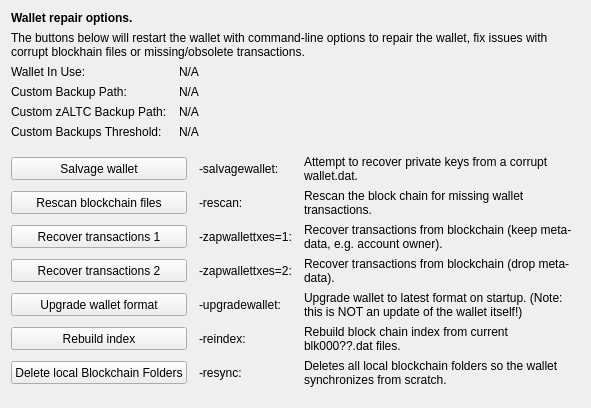
     <widget class="QWidget" name="tab_repair">
      <attribute name="title">
       <string>&amp;Wallet Repair</string>
      </attribute>
      <layout class="QGridLayout" name="gridLayout_4" columnstretch="0,0,0,0">
       <property name="horizontalSpacing">
        <number>12</number>
       </property>
       <item row="0" column="0" colspan="4">
        <widget class="QLabel" name="label_repair_header">
         <property name="font">
          <font>
           <weight>75</weight>
           <bold>true</bold>
          </font>
         </property>
         <property name="text">
          <string>Wallet repair options.</string>
         </property>
        </widget>
       </item>
       <item row="1" column="0" colspan="4">
        <widget class="QLabel" name="label_repair_helptext">
         <property name="font">
          <font>
           <weight>50</weight>
           <bold>false</bold>
          </font>
         </property>
         <property name="text">
          <string>The buttons below will restart the wallet with command-line options to repair the wallet, fix issues with corrupt blockhain files or missing/obsolete transactions.</string>
         </property>
         <property name="wordWrap">
          <bool>true</bool>
         </property>
        </widget>
       </item>
       <item row="2" column="0">
        <widget class="QLabel" name="wallet_path_label">
         <property name="text">
          <string>Wallet In Use:</string>
         </property>
        </widget>
       </item>
       <item row="2" column="1" colspan="3">
        <widget class="QLabel" name="wallet_path">
         <property name="cursor">
          <cursorShape>IBeamCursor</cursorShape>
         </property>
         <property name="text">
          <string>N/A</string>
         </property>
         <property name="textFormat">
          <enum>Qt::PlainText</enum>
         </property>
         <property name="textInteractionFlags">
          <set>Qt::LinksAccessibleByMouse|Qt::TextSelectableByKeyboard|Qt::TextSelectableByMouse</set>
         </property>
        </widget>
       </item>
       <item row="3" column="0">
        <widget class="QLabel" name="wallet_custombackuppath_label">
         <property name="text">
          <string>Custom Backup Path:</string>
         </property>
         <property name="visible">
          <bool>false</bool>
         </property>
        </widget>
       </item>
       <item row="3" column="1" colspan="3">
        <widget class="QLabel" name="wallet_custombackuppath">
         <property name="cursor">
          <cursorShape>IBeamCursor</cursorShape>
         </property>
         <property name="text">
          <string>N/A</string>
         </property>
         <property name="textFormat">
          <enum>Qt::PlainText</enum>
         </property>
         <property name="textInteractionFlags">
          <set>Qt::LinksAccessibleByMouse|Qt::TextSelectableByKeyboard|Qt::TextSelectableByMouse</set>
         </property>
         <property name="visible">
          <bool>false</bool>
         </property>
        </widget>
       </item>
       <item row="4" column="0">
        <widget class="QLabel" name="wallet_customzALTCbackuppath_label">
         <property name="text">
          <string>Custom zALTC Backup Path:</string>
         </property>
         <property name="visible">
          <bool>false</bool>
         </property>
        </widget>
       </item>
       <item row="4" column="1" colspan="3">
        <widget class="QLabel" name="wallet_customzALTCbackuppath">
         <property name="cursor">
          <cursorShape>IBeamCursor</cursorShape>
         </property>
         <property name="text">
          <string>N/A</string>
         </property>
         <property name="textFormat">
          <enum>Qt::PlainText</enum>
         </property>
         <property name="textInteractionFlags">
          <set>Qt::LinksAccessibleByMouse|Qt::TextSelectableByKeyboard|Qt::TextSelectableByMouse</set>
         </property>
         <property name="visible">
          <bool>false</bool>
         </property>
        </widget>
       </item>
       <item row="5" column="0">
        <widget class="QLabel" name="wallet_custombackupthreshold_label">
         <property name="text">
          <string>Custom Backups Threshold:</string>
         </property>
         <property name="visible">
          <bool>false</bool>
         </property>
        </widget>
       </item>
       <item row="5" column="1" colspan="3">
        <widget class="QLabel" name="wallet_custombackupthreshold">
         <property name="cursor">
          <cursorShape>IBeamCursor</cursorShape>
         </property>
         <property name="text">
          <string>N/A</string>
         </property>
         <property name="textFormat">
          <enum>Qt::PlainText</enum>
         </property>
         <property name="textInteractionFlags">
          <set>Qt::LinksAccessibleByMouse|Qt::TextSelectableByKeyboard|Qt::TextSelectableByMouse</set>
         </property>
         <property name="visible">
          <bool>false</bool>
         </property>
        </widget>
       </item>
       <item row="6" column="0">
        <spacer name="verticalSpacer_repair1">
         <property name="orientation">
          <enum>Qt::Vertical</enum>
         </property>
         <property name="sizeHint" stdset="0">
          <size>
           <width>10</width>
           <height>10</height>
          </size>
         </property>
        </spacer>
       </item>
       <item row="7" column="0" colspan="2">
        <widget class="QPushButton" name="btn_salvagewallet">
         <property name="minimumSize">
          <size>
           <width>100</width>
           <height>23</height>
          </size>
         </property>
         <property name="text">
          <string>Salvage wallet</string>
         </property>
        </widget>
       </item>
       <item row="7" column="2">
        <widget class="QLabel" name="label_repair_salvage_command">
         <property name="text">
          <string notr="true">-salvagewallet:</string>
         </property>
        </widget>
       </item>
       <item row="7" column="3">
        <widget class="QLabel" name="label_repair_salvage">
         <property name="text">
          <string>Attempt to recover private keys from a corrupt wallet.dat.</string>
         </property>
         <property name="wordWrap">
          <bool>true</bool>
         </property>
        </widget>
       </item>
       <item row="8" column="0" colspan="2">
        <widget class="QPushButton" name="btn_rescan">
         <property name="minimumSize">
          <size>
           <width>100</width>
           <height>23</height>
          </size>
         </property>
         <property name="text">
          <string>Rescan blockchain files</string>
         </property>
        </widget>
       </item>
       <item row="8" column="2">
        <widget class="QLabel" name="label_repair_rescan_command">
         <property name="text">
          <string notr="true">-rescan:</string>
         </property>
        </widget>
       </item>
       <item row="8" column="3">
        <widget class="QLabel" name="label_repair_rescan">
         <property name="text">
          <string>Rescan the block chain for missing wallet transactions.</string>
         </property>
         <property name="wordWrap">
          <bool>true</bool>
         </property>
        </widget>
       </item>
       <item row="9" column="0" colspan="2">
        <widget class="QPushButton" name="btn_zapwallettxes1">
         <property name="minimumSize">
          <size>
           <width>100</width>
           <height>23</height>
          </size>
         </property>
         <property name="text">
          <string>Recover transactions 1</string>
         </property>
        </widget>
       </item>
       <item row="9" column="2">
        <widget class="QLabel" name="label_repair_zap1_command">
         <property name="text">
          <string notr="true">-zapwallettxes=1:</string>
         </property>
        </widget>
       </item>
       <item row="9" column="3">
        <widget class="QLabel" name="label_repair_zap1">
         <property name="text">
          <string>Recover transactions from blockchain (keep meta-data, e.g. account owner).</string>
         </property>
         <property name="wordWrap">
          <bool>true</bool>
         </property>
        </widget>
       </item>
       <item row="10" column="0" colspan="2">
        <widget class="QPushButton" name="btn_zapwallettxes2">
         <property name="minimumSize">
          <size>
           <width>100</width>
           <height>23</height>
          </size>
         </property>
         <property name="text">
          <string>Recover transactions 2</string>
         </property>
        </widget>
       </item>
       <item row="10" column="2">
        <widget class="QLabel" name="label_repair_zap2_command">
         <property name="text">
          <string notr="true">-zapwallettxes=2:</string>
         </property>
        </widget>
       </item>
       <item row="10" column="3">
        <widget class="QLabel" name="label_repair_zap2">
         <property name="text">
          <string>Recover transactions from blockchain (drop meta-data).</string>
         </property>
         <property name="wordWrap">
          <bool>true</bool>
         </property>
        </widget>
       </item>
       <item row="11" column="0" colspan="2">
        <widget class="QPushButton" name="btn_upgradewallet">
         <property name="minimumSize">
          <size>
           <width>100</width>
           <height>23</height>
          </size>
         </property>
         <property name="text">
          <string>Upgrade wallet format</string>
         </property>
        </widget>
       </item>
       <item row="11" column="2">
        <widget class="QLabel" name="label_repair_upgrade_command">
         <property name="text">
          <string notr="true">-upgradewallet:</string>
         </property>
        </widget>
       </item>
       <item row="11" column="3">
        <widget class="QLabel" name="label_repair_upgrade">
         <property name="text">
          <string>Upgrade wallet to latest format on startup. (Note: this is NOT an update of the wallet itself!)</string>
         </property>
         <property name="wordWrap">
          <bool>true</bool>
         </property>
        </widget>
       </item>
       <item row="12" column="0" colspan="2">
        <widget class="QPushButton" name="btn_reindex">
         <property name="minimumSize">
          <size>
           <width>100</width>
           <height>23</height>
          </size>
         </property>
         <property name="text">
          <string>Rebuild index</string>
         </property>
        </widget>
       </item>
       <item row="12" column="2">
        <widget class="QLabel" name="label_repair_reindex_command">
         <property name="text">
          <string notr="true">-reindex:</string>
         </property>
        </widget>
       </item>
       <item row="12" column="3">
        <widget class="QLabel" name="label_repair_reindex">
         <property name="text">
          <string>Rebuild block chain index from current blk000??.dat files.</string>
         </property>
         <property name="wordWrap">
          <bool>true</bool>
         </property>
        </widget>
       </item>
       <item row="13" column="0" colspan="2">
        <widget class="QPushButton" name="btn_resync">
         <property name="minimumSize">
          <size>
           <width>100</width>
           <height>23</height>
          </size>
         </property>
         <property name="text">
          <string>Delete local Blockchain Folders</string>
         </property>
        </widget>
       </item>
       <item row="13" column="2">
        <widget class="QLabel" name="label_repair_resync_command">
         <property name="text">
          <string>-resync:</string>
         </property>
        </widget>
       </item>
       <item row="13" column="3">
        <widget class="QLabel" name="label_repair_resync">
         <property name="text">
          <string>Deletes all local blockchain folders so the wallet synchronizes from scratch.</string>
         </property>
         <property name="wordWrap">
          <bool>true</bool>
         </property>
        </widget>
       </item>
       <item row="14" column="0">
        <spacer name="verticalSpacer_repair2">
         <property name="orientation">
          <enum>Qt::Vertical</enum>
         </property>
         <property name="sizeHint" stdset="0">
          <size>
           <width>20</width>
           <height>10</height>
          </size>
         </property>
        </spacer>
       </item>
      </layout>
     </widget>
